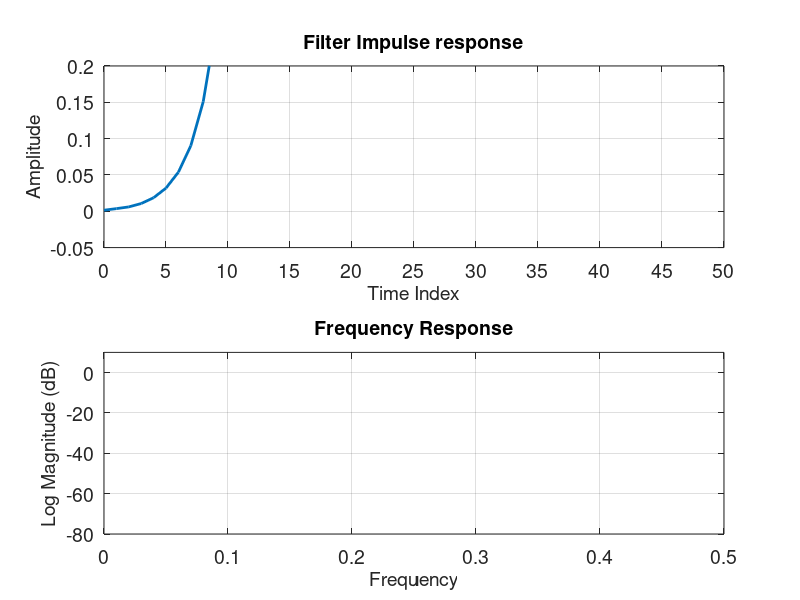
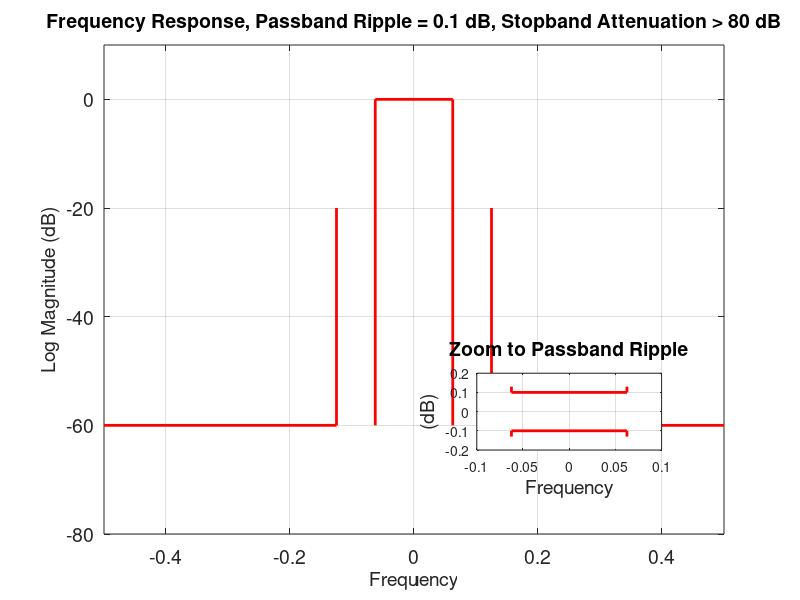
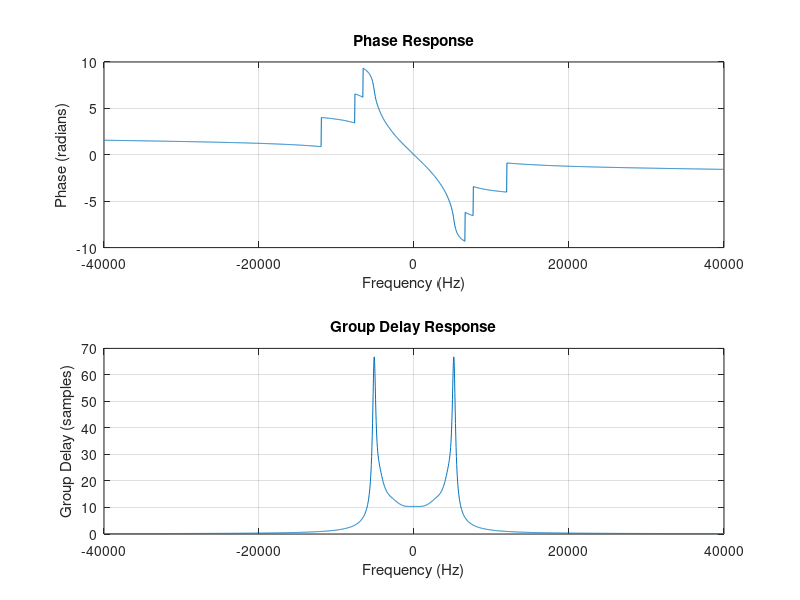
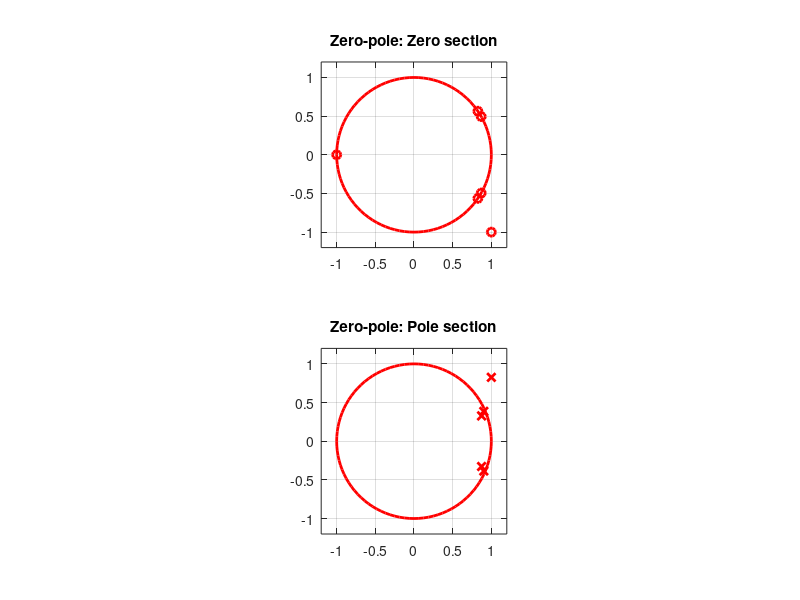

Write the MATLAB code that produced these figures, in order.
% Clearing data
clc;
close all;
clf reset;
clear;

%%
% Set up

N=7;        % Order of filter
Rs= 60;     % Stopband ripple (dB)

% Math for stopband edge frequency
% W1 = (stopband frequency) / (sampling rate / 2)
sampling_rate = 80e3;
stop_freq = 10e3;
pass_freq = 5e3;

W1 = 2 * pass_freq / sampling_rate;
W2 = 2 * stop_freq / sampling_rate;
W3 = (W1+W2)/2;
% W1 = 0.30;   % Normalized cutoff frequency (rounded up for margin)

% Designs a Chebyshev Type 2 digital filter
% Ripple in stopband, and ripple-free passband
% Outputs numerator (bb) and denominator (aa) coefficients
[bb,aa] = ellip(N,0.1,60,W1);

%%%%%%%%%%%%%%%%%%%%%%%%%%%%%%%%%%%%%%%%%%%%%%%%%%%%%%%%
%%
% Second order sections (SOS): Represents higher-order filter
% as a cascade of second-order filters
% In our case, we represent a 7th order Chebyshev Type 2 digital filter
% as 4 2nd order filters
% Columns of the second order filter represents:
% c00, c10, c20, 1, c11, c22
% c00 - c20: represents coefficients for the numerator of the second-order
% filter
% 1 represents the scaling fators
% c11 - c22: represents coefficients for the demoninator of the second-order
% filter

[sos,g] = tf2sos(bb,aa);
% Plot magnitude and phase
% freqz(bb,aa)

% The produced second order section for cheby2 with 7-th degree
% 1.0000    1.0000         0    1.0000   -0.4406         0
% 1.0000    0.3187    1.0000    1.0000   -0.9782    0.2859
% 1.0000   -0.8076    1.0000    1.0000   -1.2103    0.5134
% 1.0000   -1.1418    1.0000    1.0000   -1.4942    0.8157

% Spliting by filters (also in order starting with c1 for cascade and 
% incrementing values for other 2nd order filters)
c1 = sos(1,:);
c2 = sos(2,:);
c3 = sos(3,:);
c4 = sos(4,:);

%%%%%%%%%%%%%%%%%%%%%%%%%%%%%%%%%%%%%%%%%%%%%%%%%%%%%%%%
%% 
% Calculating stage factor (used to normalize gain of each sos)
filter_cnt = length(sos(:,1));
factor = zeros(1,filter_cnt);

% Gets factor for each second-order filter
for i=1:filter_cnt
    factor(i) = sum(sos(i,4:6))/sum(sos(i,1:3)); 
end

%%%%%%%%%%%%%%%%%%%%%%%%%%%%%%%%%%%%%%%%%%%%%%%%%%%%%%%%
%% 
% Calculating impulse response (100 samples)
x = [1 zeros(1,100)];
weights = zeros(1,filter_cnt*2-1);
disp(length(weights))
% goes through each sample
feed_forward = 0;
output = zeros(1,101);
for n=1:101
    % Cascades through each filter
    for m=1:filter_cnt
        % w = 0;
        if (m == 1)
            w = x(n)-weights(1) * sos(m,5);                         % feedback term
            feed_forward = (w + weights(1)*sos(1,2))*factor(1);     % scaled feed forward term
            weights(1) = w;                                         % shift feedback into register
        else
            w = feed_forward - weights(2*m-2) * sos(m,5) - ...      % feedback term
                weights(2*m-1) * sos(m,6);
            feed_forward = (w + weights(2*m-2) * sos(m,2) + ...     % scaled feed forward term
                weights(2*m-1) * sos(m,3)) * factor(m);
            weights(2*m-1) = weights(2*m-2);                        % shift feedback from first register to second
            weights(2*m-2) = w;                                     % shift feedback into first
        end
        if (m == filter_cnt)
            output(n) = feed_forward;
        end
    end
end

figure(1)
subplot(2,1,1)
plot(0:100,output,'linewidth',2)
grid on
axis([0 50 -0.05 0.20])
set(gca,'fontsize',14)
set(gca,'xtick',[0:5:100])
title('Filter Impulse response','fontsize',14)
xlabel('Time Index','fontsize',14)
ylabel('Amplitude','fontsize',14)

subplot(2,1,2)
fft_hh = fftshift(20*log10(abs(fft(output,1024))));
plot(-0.5:1/1024:0.5-1/1024,fft_hh,'linewidth',2)
grid on
axis([0 0.5 -80 10])
set(gca,'fontsize',14)
title('Frequency Response','fontsize',14)
xlabel('Frequency','fontsize',14)
ylabel('Log Magnitude (dB)','fontsize',14)

%%%%%%%%%%%%%%%%%%%%%%%%%%%%%%%%%%%%%%%%%%%%%%%%%%%%%%%%
%% 
% Zoom to passband ripple
% Notice how changes to Wn changes where it stops
figure(2)
pb_percent = pass_freq/sampling_rate;
sb_percent = stop_freq/sampling_rate;

plot(-0.5:1/1024:0.5-1/1024,fft_hh,'linewidth',2)
hold on
plot([sb_percent sb_percent 0.5],[-20 -60 -60],'r','linewidth',2)
plot([-sb_percent -sb_percent -0.5],[-20 -60 -60],'r','linewidth',2)
plot([-pb_percent -pb_percent pb_percent pb_percent],[-60 0 0 -60],'r','linewidth',2)
hold off
grid on
axis([-0.5 0.5 -80 10])
set(gca,'fontsize',14)
title('Frequency Response, Passband Ripple = 0.1 dB, Stopband Attenuation > 80 dB','fontsize',14)
xlabel('Frequency','fontsize',14)
ylabel('Log Magnitude (dB)','fontsize',14)

axes('position',[0.596 0.25 0.231 0.128])
plot(-0.5:1/1024:0.5-1/1024,fft_hh,'linewidth',2)
hold on
plot([-0.0625 -0.0625 0.0625 0.0625],[-0.13 -0.1 -0.1 -0.13],'r','linewidth',2)
plot([-0.0625 -0.0625 0.0625 0.0625],[+0.13 +0.1 +0.1 +0.13],'r','linewidth',2)
hold off
grid on
axis([-0.1 0.1 -0.2 0.2])
title('Zoom to Passband Ripple','fontsize',14)
xlabel('Frequency','fontsize',14)
ylabel('(dB)','fontsize',14)

%%%%%%%%%%%%%%%%%%%%%%%%%%%%%%%%%%%%%%%%%%%%%%%%%%%%%%%%
%%
% Phase response and Group delay
figure(3)
[H, w] = freqz(bb, aa, 1024, sampling_rate);

% Extend to negative frequencies
w_full = [-flip(w(2:end)); w];     % Frequency axis from -fs/2 to fs/2
H_full = [conj(flip(H(2:end))); H]; % Mirror and conjugate response

% Phase response (unwrap to make it continuous)
% Represents how much phase distortion the filter has at each frequency
phase = unwrap(angle(H_full));

% Group delay (manually compute for negative frequencies)
% Represents how much time delay (in samples) the signal components
% experience at each frequency
[gd, w_gd] = grpdelay(bb, aa, 1024, sampling_rate);
gd_full = [flip(gd(2:end)); gd]; % Symmetric group delay for negative frequencies

% Plot Phase Response
subplot(2, 1, 1);
plot(w_full, phase);
title('Phase Response');
xlabel('Frequency (Hz)');
ylabel('Phase (radians)');
grid on;

% Plot Group Delay
subplot(2, 1, 2);
plot([-flip(w_gd(2:end)); w_gd], gd_full);
title('Group Delay Response');
xlabel('Frequency (Hz)');
ylabel('Group Delay (samples)');
grid on;


%%%%%%%%%%%%%%%%%%%%%%%%%%%%%%%%%%%%%%%%%%%%%%%%%%%%%%%%
% Pole-zero plot
% Used for understanding stability of system
% Zeros are the root of the numerators of the polynomial
% Poles are the root of the denominators of the polynomial

figure(4)
subplot(2,1,1)
plot(0,0)
plot(exp(1i*2*pi*(0:0.01:1)),'r','linewidth',2)
hold on

% Plotting zeroes
plot(-1,0,'ro','linewidth',2)
plot(roots(c2(1:3)),'ro','linewidth',2)
plot(roots(c3(1:3)),'ro','linewidth',2)
plot(roots(c4(1:3)),'ro','linewidth',2)

hold off
grid on
axis('equal')
axis([-1.2 1.2 -1.2 1.2])
title('Zero-pole: Zero section')

subplot(2,1,2)
plot(0,0)
plot(exp(1i*2*pi*(0:0.01:1)),'r','linewidth',2)
hold on

% Plotting poles
plot(-c1(5),0,'rx','linewidth',2)
plot(roots(c2(4:6)),'rx','linewidth',2)
plot(roots(c3(4:6)),'rx','linewidth',2)
plot(roots(c4(4:6)),'rx','linewidth',2)
hold off
grid on
axis('equal')
axis([-1.2 1.2 -1.2 1.2])
title('Zero-pole: Pole section')

%%%%%%%%%%%%%%%%%%%%%%%%%%%%%%%%%%%%%%%%%%%%%%%%%%%%%%%%
% Frequency response of each SOS
% Ran for 100 samples
figure(5)
h1=filter(c1(1,2), c1(4:5), [1 zeros(1,100)])*sum(c1(4:5))/sum(c1(1:2));
h2=filter(c2(1,3), c2(4:6), [1 zeros(1,100)])*sum(c2(4:6))/sum(c2(1:3));
h3=filter(c3(1,3), c3(4:6), [1 zeros(1,100)])*sum(c3(4:6))/sum(c3(1:3));
h4=filter(c4(1,3), c4(4:6), [1 zeros(1,100)])*sum(c4(4:6))/sum(c4(1:3));

fh1=fftshift(20*log10(abs(fft(h1,2048))));
fh2=fftshift(20*log10(abs(fft(h2,2048))));
fh3=fftshift(20*log10(abs(fft(h3,2048))));
fh4=fftshift(20*log10(abs(fft(h4,2048))));

subplot(2,2,1)
plot(-0.5:1/2048:0.5-1/2048,fh1,'linewidth',2)
grid on
axis([-0.15 0.15 -90 20])
title('Frequency Response H_1')

subplot(2,2,2)
plot(-0.5:1/2048:0.5-1/2048,fh2,'linewidth',2)
grid on
axis([-0.15 0.15 -90 20])
title('Frequency Response H_2')

subplot(2,2,3)
plot(-0.5:1/2048:0.5-1/2048,fh3,'linewidth',2)
grid on
axis([-0.15 0.15 -90 20])
title('Frequency Response H_3')

subplot(2,2,4)
plot(-0.5:1/2048:0.5-1/2048,fh4,'linewidth',2)
grid on
axis([-0.15 0.15 -90 20])
title('Frequency Response H_4')


%%%%%%%%%%%%%%%%%%%%%%%%%%%%%%%%%%%%%%%%%%%%%%%%%%%%%%%%
% Impulse response of each SOS
% Ran for 100 samples
figure(6)
h1=filter(c1(1,2), c1(4:5), [1 zeros(1,100)])*sum(c1(4:5))/sum(c1(1:2));
h2=filter(c2(1,3), c2(4:6), [1 zeros(1,100)])*sum(c2(4:6))/sum(c2(1:3));
h3=filter(c3(1,3), c3(4:6), [1 zeros(1,100)])*sum(c3(4:6))/sum(c3(1:3));
h4=filter(c4(1,3), c4(4:6), [1 zeros(1,100)])*sum(c4(4:6))/sum(c4(1:3));

subplot(2,2,1)
plot(0:100,h1,'linewidth',2)
grid on
% axis([-0.15 0.15 -90 20])
title('Impulse Response H_1')

subplot(2,2,2)
plot(0:100,h2,'linewidth',2)
grid on
% axis([-0.15 0.15 -90 20])
title('Impulse Response H_2')

subplot(2,2,3)
plot(0:100,h3,'linewidth',2)
grid on
% axis([-0.15 0.15 -90 20])
title('Impulse Response H_3')

subplot(2,2,4)
plot(0:100,h4,'linewidth',2)
grid on
% axis([-0.15 0.15 -90 20])
title('Impulse Response H_4')

